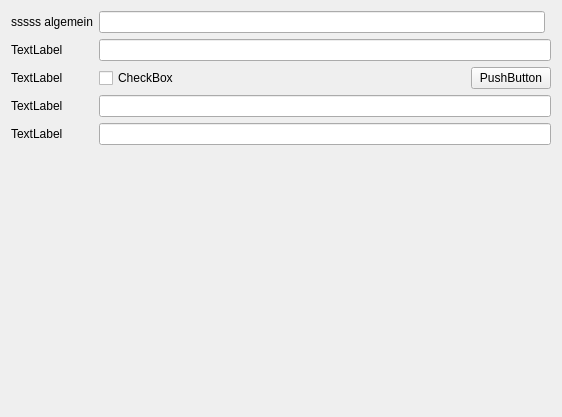
<?xml version="1.0" encoding="UTF-8"?>
<ui version="4.0">
 <class>GeneralSettingsPage</class>
 <widget class="QWidget" name="GeneralSettingsPage">
  <property name="geometry">
   <rect>
    <x>0</x>
    <y>0</y>
    <width>562</width>
    <height>417</height>
   </rect>
  </property>
  <property name="windowTitle">
   <string>Form</string>
  </property>
  <layout class="QGridLayout" name="gridLayout">
   <item row="2" column="1">
    <layout class="QHBoxLayout" name="horizontalLayout_2">
     <item>
      <widget class="QCheckBox" name="checkBox">
       <property name="text">
        <string>CheckBox</string>
       </property>
      </widget>
     </item>
     <item>
      <spacer name="horizontalSpacer">
       <property name="orientation">
        <enum>Qt::Horizontal</enum>
       </property>
       <property name="sizeHint" stdset="0">
        <size>
         <width>40</width>
         <height>20</height>
        </size>
       </property>
      </spacer>
     </item>
     <item>
      <widget class="QPushButton" name="pushButton">
       <property name="text">
        <string>PushButton</string>
       </property>
      </widget>
     </item>
    </layout>
   </item>
   <item row="4" column="0">
    <widget class="QLabel" name="label_5">
     <property name="text">
      <string>TextLabel</string>
     </property>
    </widget>
   </item>
   <item row="4" column="1">
    <widget class="QLineEdit" name="lineEdit_4"/>
   </item>
   <item row="2" column="0">
    <widget class="QLabel" name="label_3">
     <property name="text">
      <string>TextLabel</string>
     </property>
    </widget>
   </item>
   <item row="1" column="0">
    <widget class="QLabel" name="label_2">
     <property name="text">
      <string>TextLabel</string>
     </property>
    </widget>
   </item>
   <item row="3" column="1">
    <widget class="QLineEdit" name="lineEdit_3"/>
   </item>
   <item row="3" column="0">
    <widget class="QLabel" name="label_4">
     <property name="text">
      <string>TextLabel</string>
     </property>
    </widget>
   </item>
   <item row="0" column="0">
    <widget class="QLabel" name="label">
     <property name="text">
      <string>sssss algemein</string>
     </property>
    </widget>
   </item>
   <item row="0" column="1">
    <layout class="QHBoxLayout" name="horizontalLayout">
     <item>
      <widget class="QLineEdit" name="lineEdit">
       <property name="clearButtonEnabled">
        <bool>true</bool>
       </property>
      </widget>
     </item>
     <item>
      <widget class="AlmInfoButtonGui" name="uiInfoTest" native="true"/>
     </item>
    </layout>
   </item>
   <item row="1" column="1">
    <widget class="QLineEdit" name="lineEdit_2"/>
   </item>
   <item row="5" column="1">
    <spacer name="verticalSpacer">
     <property name="orientation">
      <enum>Qt::Vertical</enum>
     </property>
     <property name="sizeHint" stdset="0">
      <size>
       <width>20</width>
       <height>40</height>
      </size>
     </property>
    </spacer>
   </item>
  </layout>
 </widget>
 <customwidgets>
  <customwidget>
   <class>AlmInfoButtonGui</class>
   <extends>QWidget</extends>
   <header>almgis.gui.info_button_gui</header>
   <container>1</container>
  </customwidget>
 </customwidgets>
 <resources/>
 <connections/>
</ui>
